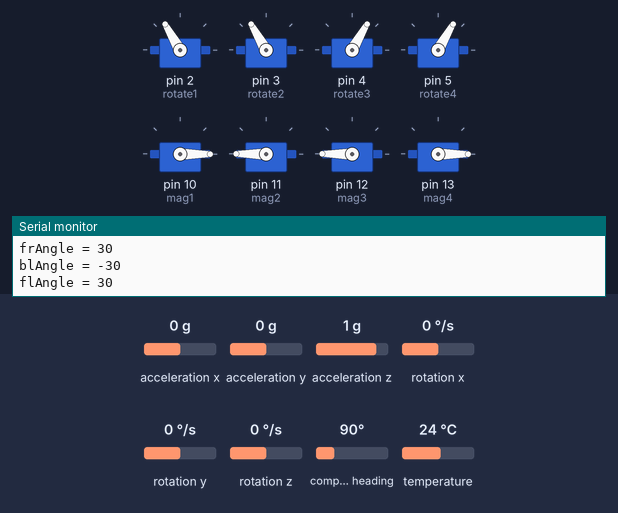
The sketch below on a simulated Arduino Uno, built with avr-gcc and run on an emulated ATmega328P. Shown: 8 × servo, the last lines printed to the serial monitor. The test bench sets the inputs (shaded band); at power-on: acceleration x 0 g, acceleration y 0 g, acceleration z 1 g, rotation x 0 °/s, rotation y 0 °/s, rotation z 0 °/s, compass heading 90°, temperature 24 °C.

Above: at 7.2 s.
7.3 s: acceleration x set to -1.4 g
At 9.5 s:
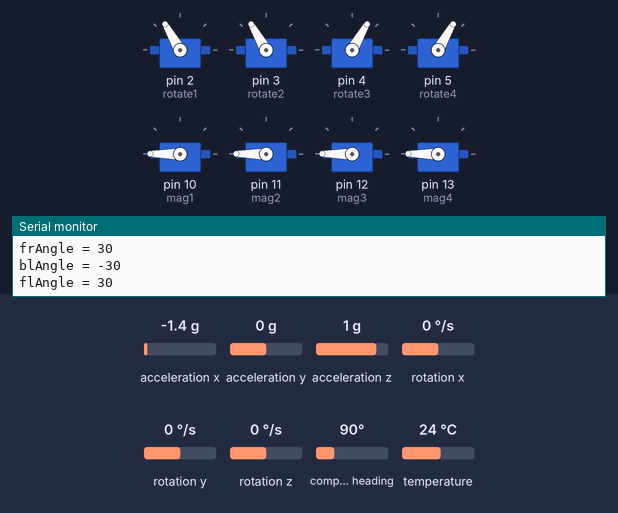
19.2 s: acceleration x set to 0.8 g
At 24.7 s:
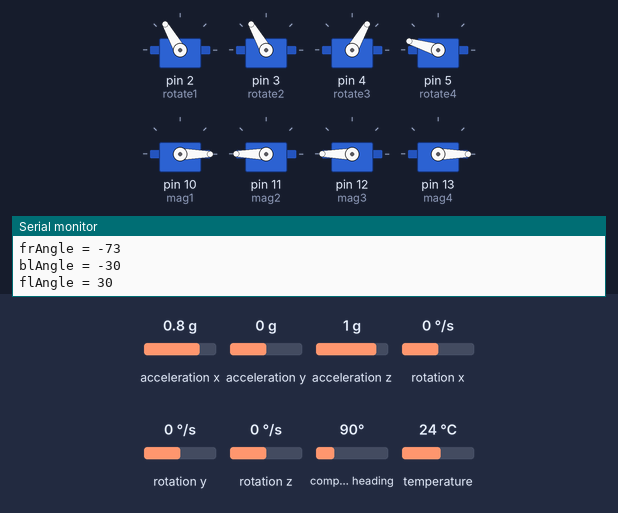
31.1 s: acceleration x set to -0.8 g
43.0 s: acceleration x set to 1.4 g
At 52.2 s:
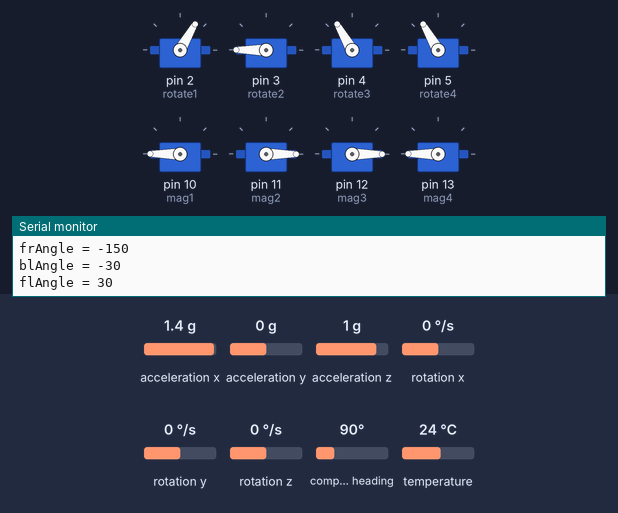
54.9 s: acceleration x set to 0 g
At 60.9 s:
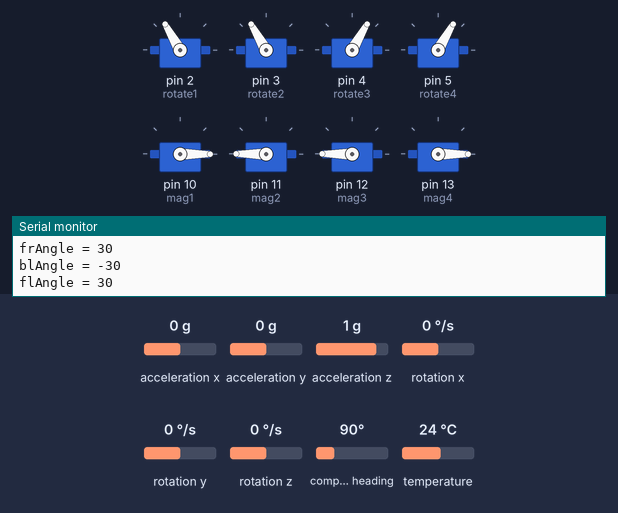
61.8 s: acceleration x set to -1.1 g
At 66.7 s:
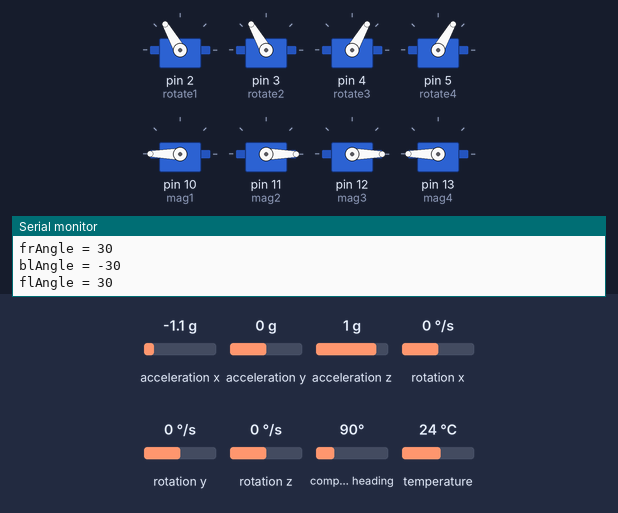
Timing chart, 0 to 73.9 s (numbered marks = the images above; inputs shaded):
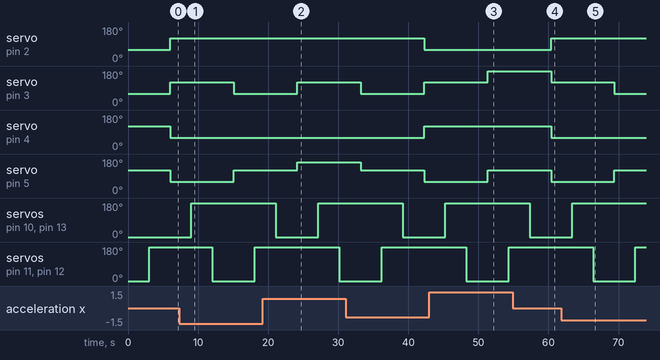

Measured:
- after the input at 7.3 s, servo on pin 2 (rotate1): stays 120° (without the input it goes to 60° after 7.8 s); servo on pin 4 (rotate3): stays 60° (without the input it goes to 120° after 7.8 s)
- after the input at 19.2 s, servo on pin 2 (rotate1): stays 120° (without the input it goes to 60° after 5.0 s); servo on pin 4 (rotate3): stays 60° (without the input it goes to 120° after 5.0 s); servo on pin 5 (rotate4): 120° → 163° after 5.0 s
- after the input at 43.0 s, servo on pin 2 (rotate1): stays 60° (without the input it goes to 120° after 8.3 s); servo on pin 3 (rotate2): 120° → 180° after 8.3 s; servo on pin 4 (rotate3): stays 120° (without the input it goes to 60° after 8.3 s)
- after the input at 54.9 s, servo on pin 5 (rotate4): 120° → 60° after 5.5 s
- after the input at 61.8 s, servo on pin 2 (rotate1): stays 120° (without the input it goes to 60° after 7.6 s); servo on pin 4 (rotate3): stays 60° (without the input it goes to 120° after 7.6 s)

The sketch:

correct_walking_v2.ino
```cpp
#include <Servo.h> // Include the servo library
#include <Wire.h>
#include <SPI.h>
#include <Adafruit_LSM9DS1.h>
#include <Adafruit_Sensor.h>

//set up sensor
Adafruit_LSM9DS1 lsm = Adafruit_LSM9DS1();
#define LSM9DS1_SCK A5
#define LSM9DS1_MISO 12
#define LSM9DS1_MOSI A4
#define LSM9DS1_XGCS 6
#define LSM9DS1_MCS 5

// create servo objects to control rotation and magnet for each leg
// front left
Servo rotate1;
Servo mag1;
// front right
Servo rotate2;
Servo mag2;
// back left
Servo rotate3;
Servo mag3;
// back right
Servo rotate4;
Servo mag4;

int lAngle = 30; // left angle
int rAngle = 30; // forward angle (right)

int flAngle = lAngle;
int frAngle = rAngle;
int blAngle = -lAngle;
int brAngle = -rAngle;

int dt = 2;

int desiredHeading = 0;

int magOn = 180; // mag on angle
int magOff = 0; // mag off angle

void setupSensor() {
  // Try to initialise and warn if we couldn't detect the chip
  if (!lsm.begin())
  {
    Serial.println("Unable to initialize the LSM9DS1. Check your wiring!");
    while (1);
  }
  Serial.println("Found LSM9DS1 9DOF");
  lsm.setupAccel(lsm.LSM9DS1_ACCELRANGE_2G);
  lsm.setupMag(lsm.LSM9DS1_MAGGAIN_4GAUSS);
  lsm.setupGyro(lsm.LSM9DS1_GYROSCALE_245DPS);
}

float getRobotAngle() {
  //get a new sensor event
  sensors_event_t a, m, g, temp;
  lsm.getEvent(&a, &m, &g, &temp);

  float x_accel = a.acceleration.x;

  float x_amt = x_accel/(10);
  if (x_amt < -1) {
    x_amt = -1;
  }
  if (x_amt > 1) {
    x_amt = 1;
  }
  float current_angle = asin(x_amt)*-180/M_PI;

  return current_angle;
}

//funcs to convert intuitive angles to servo angles
int to13w(int angle) {
  return 90 + angle;
}
int to24w(int angle) {
  return 90 - angle;
}
int to14r(int angle) {
  return angle + 135;
}
int to23r(int angle) {
  return angle + 45;
}

void setWalkingAngles() {
  float robotAngle = getRobotAngle();
  Serial.print("robotAngle is "); Serial.println(robotAngle);
  Serial.print("desiredHeading is "); Serial.println(desiredHeading);
  float d = robotAngle - desiredHeading;
  Serial.print("d is "); Serial.println(d);

  brAngle = -(30 + d*dt);
  frAngle = 30 + d*dt;
  blAngle = -(30-d*dt);
  flAngle = 30 - d*dt;
  if (brAngle > 30) {
    brAngle = 30;
  }
  if (frAngle > 30) {
    frAngle = 30;
  }
  if (blAngle > 30) {
    blAngle = 30;
  }
  if (flAngle > 30) {
    flAngle = 30;
  }

  if (brAngle < -30) {
    brAngle = -30;
  }
  if (frAngle < -30) {
    brAngle = -30;
  }
  if (blAngle < -30) {
    blAngle = -30;
  }
  if (flAngle < -30) {
    flAngle = -30;
  }
  Serial.print("brAngle = "); Serial.println(brAngle);
  Serial.print("frAngle = "); Serial.println(frAngle);
  Serial.print("blAngle = "); Serial.println(blAngle);
  Serial.print("flAngle = "); Serial.println(flAngle);
}

void setup() {
  // initialize serial communications at 9600 bps:
  Serial.begin(9600);

  setupSensor();

  rotate1.attach(2);
  rotate2.attach(3);
  rotate3.attach(4);
  rotate4.attach(5);

  mag1.attach(10);
  mag2.attach(11);
  mag3.attach(12);
  mag4.attach(13);

  mag1.write(magOff);
  mag2.write(magOff);
  mag3.write(magOff);
  mag4.write(magOff);

  rotate1.write(to13w(blAngle));
  rotate2.write(to24w(frAngle));
  rotate3.write(to13w(flAngle));
  rotate4.write(to24w(brAngle));

  Serial.println("PUT ON WALL");
  delay(3000);

  mag2.write(magOn);
  mag3.write(magOn);
  delay(3000);
  Serial.println("Start");
}

void loop() {
  setWalkingAngles();

  rotate1.write(to13w(flAngle));
  rotate2.write(to24w(brAngle));
  rotate3.write(to13w(blAngle));
  rotate4.write(to24w(frAngle));

  delay(3000);
  mag1.write(magOn);
  mag4.write(magOn);
  delay(3000);
  mag2.write(magOff);
  mag3.write(magOff);
  delay(3000);

  setWalkingAngles();

  rotate1.write(to13w(blAngle));
  rotate2.write(to24w(frAngle));
  rotate3.write(to13w(flAngle));
  rotate4.write(to24w(brAngle));

  delay(3000);
  mag2.write(magOn);
  mag3.write(magOn);
  delay(3000);
  mag1.write(magOff);
  mag4.write(magOff);
  delay(3000);
}
```
